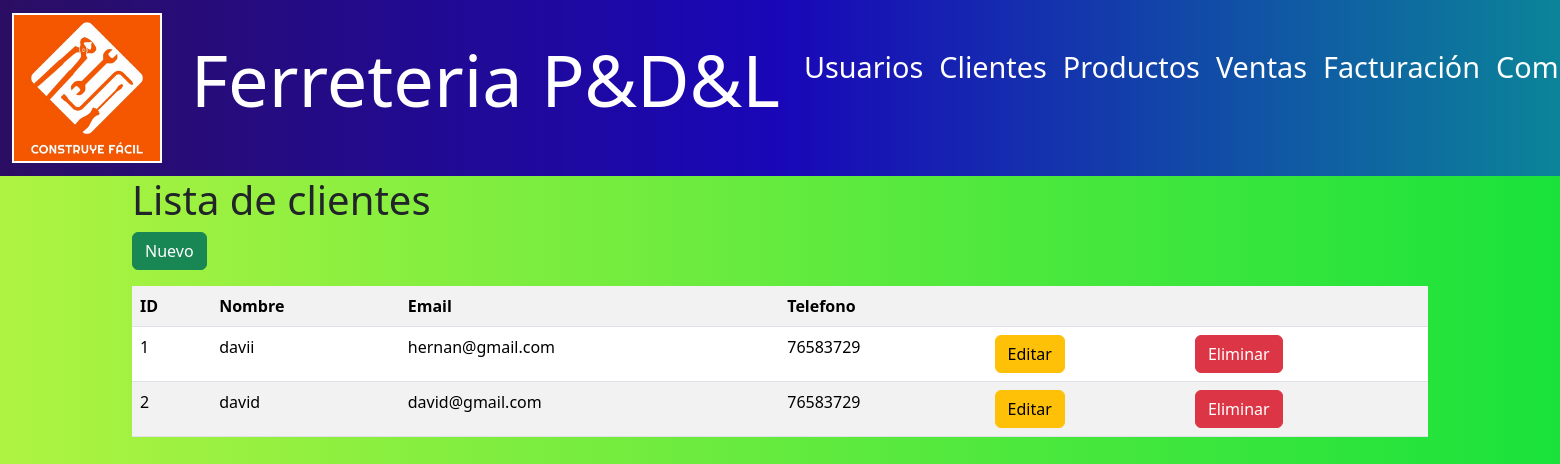
Page /clientes/ (signed in) on the earlier database version.
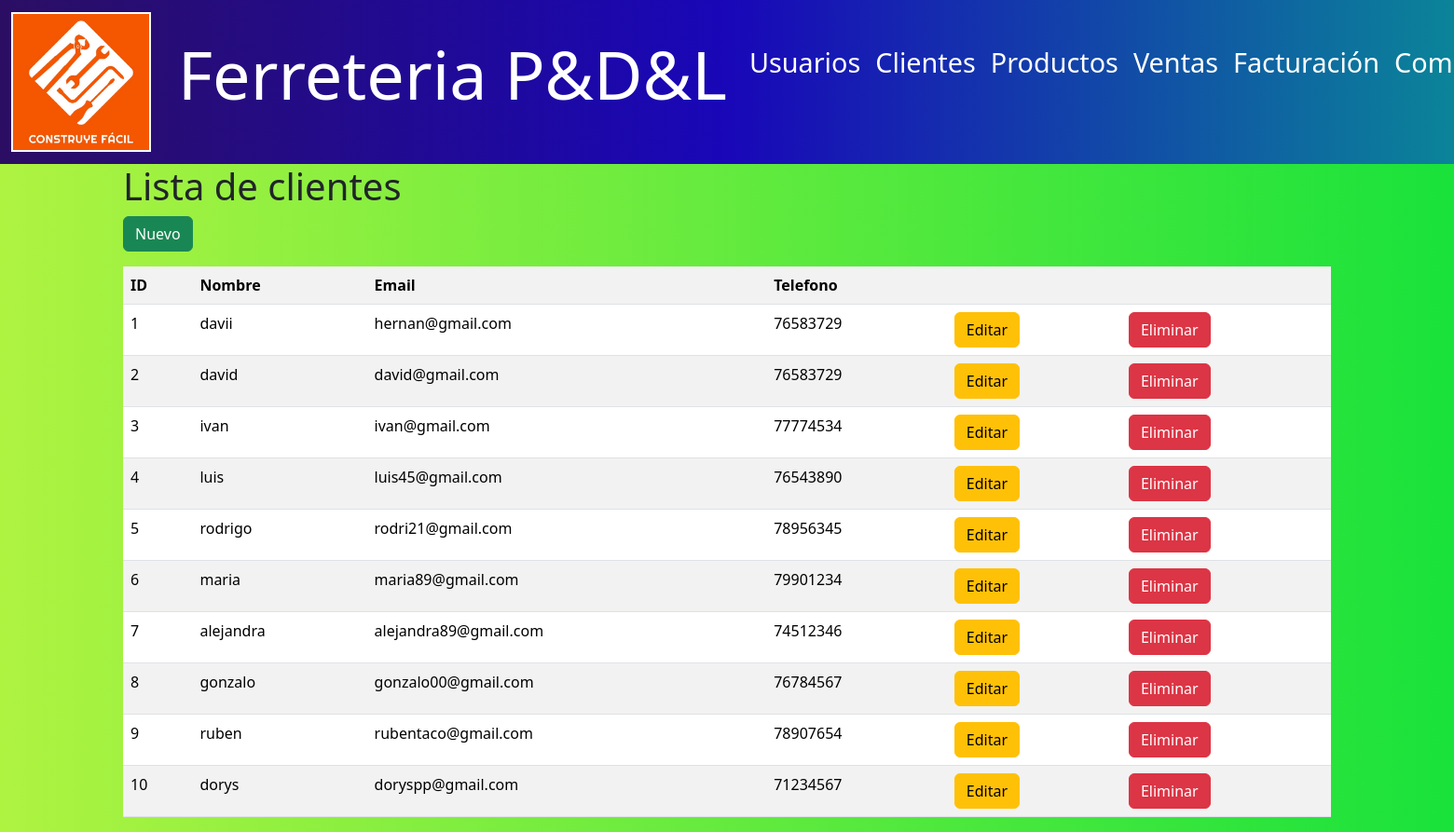
Same page on the later database version.
### models/cliente_model.py (models this page shows, shortened)
class Cliente(db.Model):
    __tablename__ = "clientes"
    id = db.Column(db.Integer,primary_key=True)
    nombre = db.Column(db.String(80),nullable=False)
    email = db.Column(db.String(100),nullable=False)
    telefono = db.Column(db.String(20),nullable=False)
    facturas = db.relationship('Factura', back_populates='cliente')
    ventas = db.relationship('Venta',back_populates='cliente')
    @staticmethod
    def get_all():
        return Cliente.query.all()

### controllers/cliente_controller.py (the view)
@cliente_bp.route("/")
@role_required(['admin', 'empleado'])
def index():
    clientes = Cliente.get_all()
    return cliente_view.list(clientes)

### run.py (called while the page is built)
@app.context_processor
def inject_active_path():
    def is_active(path):
        return 'active' if request.path == path else ''
    return(dict(is_active =  is_active))

### views/cliente_view.py (called while the page is built)
def list(clientes):
    return render_template('clientes/index.html' , clientes = clientes)

### templates/clientes/index.html (shortened to what this page needs)
{% extends 'base.html' %}
{% block content %}
<h1>Lista de clientes</h1>
<a href="{{url_for('cliente.create')}}" class="btn btn-success mb-3">Nuevo</a>
<table class="table table-striped">
    <tr>
        <th>ID</th>
        <th>Nombre</th>
        <th>Email</th>
        <th>Telefono</th>
        <th></th>
        <th></th>
    </tr>
    {% for item in clientes %}
    <tr>
        <td>{{item.id}}</td>
        <td>{{item.nombre}}</td>
        <td>{{item.email}}</td>
        <td>{{item.telefono}}</td>
        <td>
            <a href="{{url_for('cliente.edit',id=item.id)}}" class="btn btn-warning" >Editar</a>
        </td>
        <td>
            <a href="{{ url_for ('cliente.delete',id=item.id) }}" class="btn btn-danger">Eliminar</a>
        </td>
    </tr>
    {% endfor %}
</table>
{% endblock %}

Differences in the rows shown:
added Cliente: id "3", nombre "ivan", email "ivan@gmail.com", telefono "77774534"
added Cliente: id "4", nombre "luis", email "luis45@gmail.com", telefono "76543890"
added Cliente: id "5", nombre "rodrigo", email "rodri21@gmail.com", telefono "78956345"
added Cliente: id "6", nombre "maria", email "maria89@gmail.com", telefono "79901234"
added Cliente: id "7", nombre "alejandra", email "alejandra89@gmail.com", telefono "74512346"
added Cliente: id "8", nombre "gonzalo", email "gonzalo00@gmail.com", telefono "76784567"
added Cliente: id "9", nombre "ruben", email "rubentaco@gmail.com", telefono "78907654"
added Cliente: id "10", nombre "dorys", email "doryspp@gmail.com", telefono "71234567"
